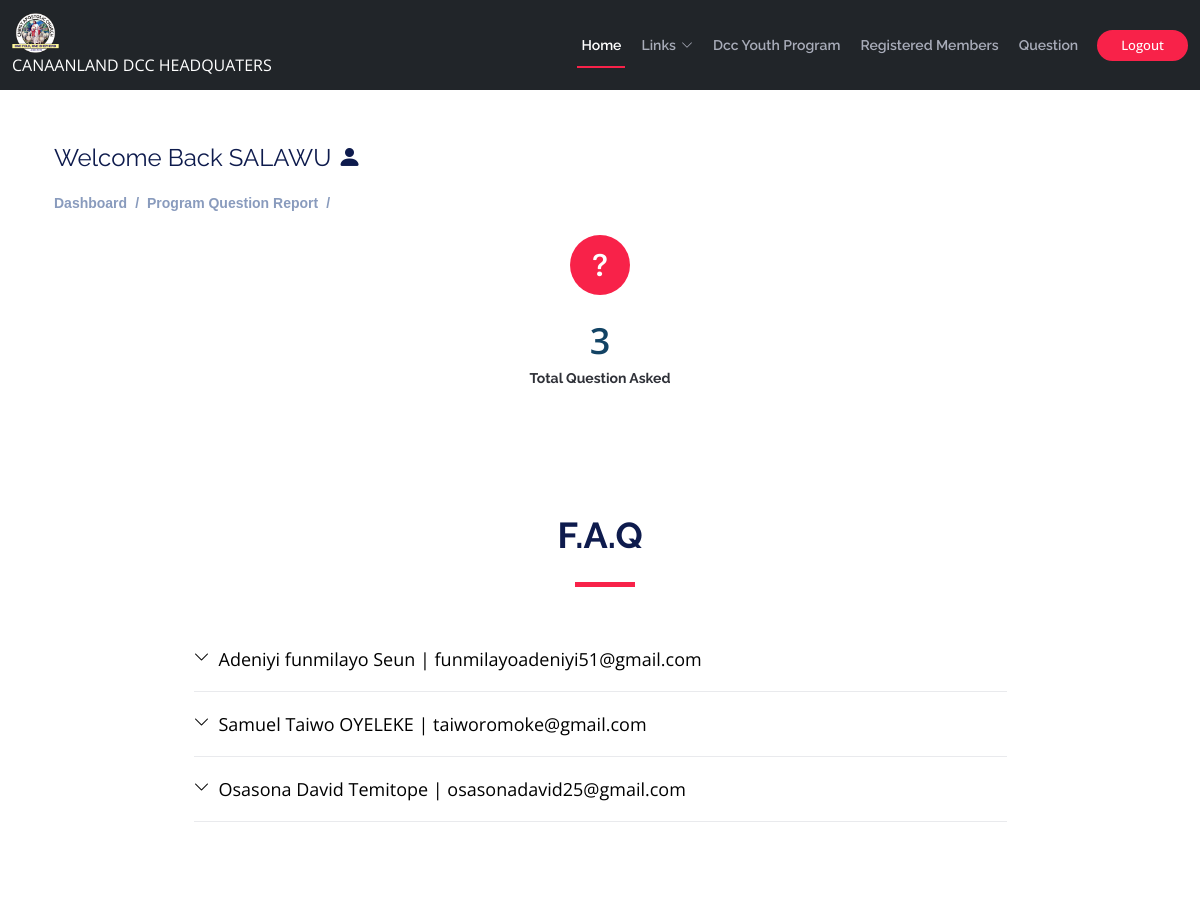
The page /admins/admin-question (signed in) on the database its author committed.
### users/models.py (models this page shows, shortened)
class User(AbstractUser):
    username = None
    email = models.EmailField(max_length=150, unique=True, null=True, blank=True)
    phone = models.CharField(max_length=150,null=True, blank=True)
    district =models.ForeignKey(District,on_delete=models.SET_NULL,null=True, blank=True)
    objects=UserManager( )
    USERNAME_FIELD ='email'
    REQUIRED_FIELDS=['first_name','last_name']
    class Meta:
        ordering = ['-district']
        indexes = [
            models.Index(fields=['-district']),
        ]

### administrator/models.py (models this page shows, shortened)
class Question(models.Model):
    name = models.CharField(max_length=200, blank=True,null=True)
    email = models.EmailField(max_length=200, null=True)
    subject= models.CharField(max_length=200, blank=True,null=True)
    question = models.CharField(max_length=200,null=True)
    date= models.DateField(null=True, blank=True)
    class Meta:
        ordering = ['-date']
        indexes = [
            models.Index(fields=['-date']),
        ]

### administrator/views.py (the view)
# urls.py: path('admin-question', views.question1, name="admin-question"),
@login_required(login_url='admin-login')
def question1(request):
    que=Question.objects.all()
    count=que.count()
    return render(request, "adm/question1.html",  {"que":que,"count":count})

### templates/adm/question1.html (shortened to what this page needs)
{% extends 'main.html' %}
{% block content %}
<div class="container col-lg-12" data-aos="fade-up">
  <div class="pagetitle container">
    <h4>Welcome Back {{request.user.first_name}} <i class="bi bi-person-fill"></i></h4>
    <nav>
      <ol class="breadcrumb">
        {% if user.groups.all.0.name == 'admin' %}
        <li class="breadcrumb-item"><a href="{% url 'admin-dashboard' %}">Dashboard</a></li>
        {% endif %}
        <li class="breadcrumb-item">Program Question Report</li>
        <li class="breadcrumb-item"></li>
      </ol>
    </nav>
  </div>
    <div class="row">
        <div class="card col-lg-12  border-0"><center>
        <section id="counts" class="counts">
          <div class="container">
              <div class="col-lg-6 col-6">
                <div class="count-box">
                    <i class="bi bi-question"></i><br>
                  <span data-purecounter-start="0" data-purecounter-end="4000" data-purecounter-duration="1" class="purecounter">{{count}}</span>
                  <p><b>Total Question Asked</b></p>
                </div>
              </div>
            </div>
        </section></center>
    <section id="faq">
        <div class="container" data-aos="fade-up">
          <div class="section-header">
            <h2>F.A.Q </h2>
          </div>
          <div class="row justify-content-center" data-aos="fade-up" data-aos-delay="100">
            <div class="col-lg-9">
              {% if que %}
              <ul class="faq-list">
  {% for i in que %}
                <li>
                  <div data-bs-toggle="collapse" class="collapsed question" href="#faq1">{{i.name}} | {{i.email}}<i class="bi bi-chevron-down icon-show"></i></div>
                </li>
                {% endfor %}
              </ul>
            </div>
          </div>
        </div>
        {% else %}
        <center><h1><b>No Question has been asked yet</b></h1></center>
        {% endif %}
      </section>
{% endblock %}

### static/assets/css/style.css (style rules this page uses)
.counts { background: white; padding: 30px 0 40px 0; }
.counts .count-box { padding: 30px 30px 25px 30px; width: 100%; position: relative; text-align: center; background: #fff; }
.counts .count-box i { position: absolute; top: -25px; left: 50%; transform: translateX(-50%); font-size: 40px; background: #f82249; padding: 12px; color: #fff; border-radius: 50px; display: inline-flex; align-items: center; justify-content: center; width: 60px; height: 60px; }
.counts .count-box span { font-size: 36px; display: block; font-weight: 600; color: #124364; }
.counts .count-box p { padding: 0; margin: 0; font-family: "Raleway", sans-serif; font-size: 14px; }
body { background: #fff; color: #2f3138; font-family: "Open Sans", sans-serif; }
a { color: #f82249; text-decoration: none; transition: 0.5s; }
p { padding: 0; margin: 0 0 30px 0; }
h1, h2, h3, h4, h5, h6 { font-family: "Raleway", sans-serif; font-weight: 400; margin: 0 0 20px 0; padding: 0; color: #0e1b4d; }
.section-header { margin-bottom: 60px; position: relative; padding-bottom: 20px; }
.section-header::before { content: ""; position: absolute; display: block; width: 60px; height: 5px; background: #f82249; bottom: 0; left: calc(50% - 25px); }
.section-header h2 { font-size: 36px; text-transform: uppercase; text-align: center; font-weight: 700; margin-bottom: 10px; }
#faq { padding: 60px 0; }
#faq .faq-list { padding: 0; list-style: none; }
#faq .faq-list li { border-bottom: 1px solid #e9eaed; margin-bottom: 20px; padding-bottom: 20px; }
#faq .faq-list .question { display: block; position: relative; font-family: #f82249; font-size: 18px; line-height: 24px; font-weight: 400; padding-left: 25px; cursor: pointer; color: #e0072f; transition: 0.3s; }
#faq .faq-list i { font-size: 16px; position: absolute; left: 0; top: -2px; }
#faq .faq-list .icon-show { display: none; }
#faq .faq-list .collapsed { color: black; }
#faq .faq-list .collapsed .icon-show { display: inline-block; transition: 0.6s; }
.breadcrumb { font-size: 14px; font-family: "Nunito", sans-serif; color: #899bbd; font-weight: 600; }
.breadcrumb a { color: #899bbd; transition: 0.3s; }
.breadcrumb .breadcrumb-item::before { color: #899bbd; }

### rows shown on the page
User: user.first_name "SALAWU"
Question: name "Adeniyi funmilayo Seun", email "funmilayoadeniyi51@gmail.com"
Question: name "Samuel Taiwo OYELEKE", email "taiworomoke@gmail.com"
Question: name "Osasona David Temitope", email "osasonadavid25@gmail.com"

### other values the page prints
{{ count }} "3"
